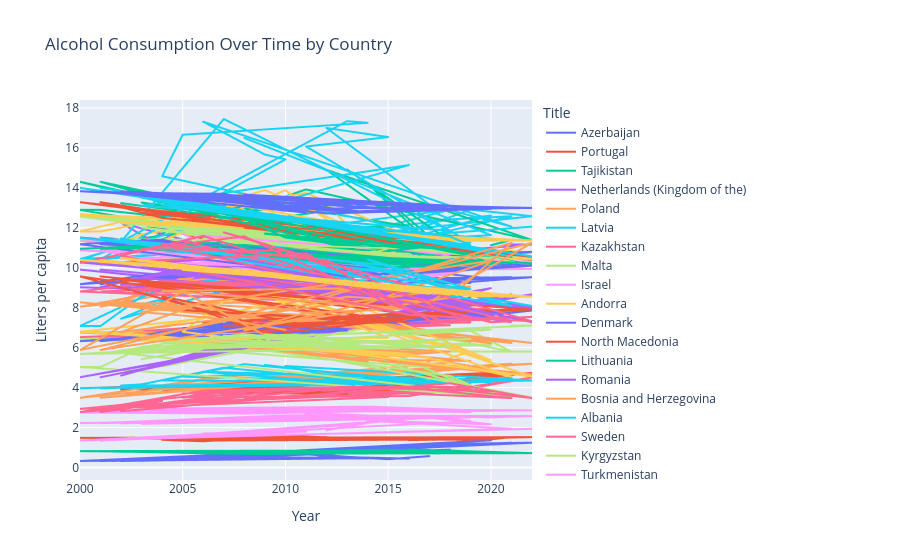

Write notebook code for a chart like this one.
### Code cell
fig = px.line(
    df1,
    x="Year",
    y="NumericValue",
    color="Title",
    title="Alcohol Consumption Over Time by Country",
    labels={"NumericValue": "Liters per capita"}
)

fig.show()

### Figure 1 — Plotly figure (JSON) as saved in the notebook; plotly's stock layout.template omitted (floating-point values rounded to 4 significant figures)
{"data": [{"hovertemplate": "Title=Azerbaijan<br>Year=%{x}<br>Liters per capita=%{y}<extra></extra>", "legendgroup": "Azerbaijan", "line": {"color": "#636efa", "dash": "solid"}, "marker": {"symbol": "circle"}, "mode": "lines", "name": "Azerbaijan", "showlegend": true, "type": "scattergl", "x": [2008, 2018, 2002, 2004, 2005, 2009, 2020, 2001, 2013, 2000, 2019, 2022, 2006, 2014, 2011, 2012, 2016, 2007, 2021, 2003, 2010, 2015, 2017], "xaxis": "x", "y": [0.568, 0.8967, 0.3304, 0.3606, 0.4185, 0.7149, 1.363, 0.3297, 0.4633, 0.3297, 1.2, 1.247, 0.4791, 0.46, 0.6967, 0.5433, 0.45, 0.5435, 1.247, 0.3401, 0.72, 0.42, 0.5733], "yaxis": "y"}, {"hovertemplate": "Title=Portugal<br>Year=%{x}<br>Liters per capita=%{y}<extra></extra>", "legendgroup": "Portugal", "line": {"color": "#EF553B", "dash": "solid"}, "marker": {"symbol": "circle"}, "mode": "lines", "name": "Portugal", "showlegend": true, "type": "scattergl", "x": [2012, 2018, 2000, 2009, 2015, 2007, 2022, 2008, 2014, 2019, 2021, 2006, 2016, 2002, 2013, 2001, 2004, 2003, 2011, 2010, 2005, 2020, 2017], "xaxis": "x", "y": [10.04, 10.55, 12.63, 11.41, 10.05, 11.61, 10.39, 11.51, 10.02, 9.948, 10.39, 11.78, 10.15, 12.45, 9.83, 12.63, 12.15, 12.33, 10.62, 11.2, 12.02, 10.03, 10.15], "yaxis": "y"}, {"hovertemplate": "Title=Tajikistan<br>Year=%{x}<br>Liters per capita=%{y}<extra></extra>", "legendgroup": "Tajikistan", "line": {"color": "#00cc96", "dash": "solid"}, "marker": {"symbol": "circle"}, "mode": "lines", "name": "Tajikistan", "showlegend": true, "type": "scattergl", "x": [2020, 2014, 2000, 2011, 2002, 2001, 2007, 2022, 2016, 2017, 2003, 2006, 2015, 2021, 2005, 2012, 2009, 2008, 2013, 2010, 2004, 2018, 2019], "xaxis": "x", "y": [0.7605, 0.8516, 0.8238, 0.7113, 0.7951, 0.8238, 0.6962, 0.7224, 0.9045, 0.8813, 0.7812, 0.7366, 0.8926, 0.7224, 0.7492, 0.7391, 0.6779, 0.6877, 0.7952, 0.7011, 0.7565, 0.8558, 0.809], "yaxis": "y"}, {"hovertemplate": "Title=Netherlands (Kingdom of the)<br>Year=%{x}<br>Liters per capita=%{y}<extra></extra>", "legendgroup": "Netherlands (Kingdom of the)", "line": {"color": "#ab63fa", "dash": "solid"}, "marker": {"symbol": "circle"}, "mode": "lines", "name": "Netherlands (Kingdom of the)", "showlegend": true, "type": "scattergl", "x": [2008, 2005, 2020, 2019, 2007, 2014, 2012, 2015, 2000, 2016, 2004, 2018, 2017, 2009, 2013, 2006, 2003, 2011, 2021, 2010, 2002, 2022, 2001], "xaxis": "x", "y": [9.35, 9.547, 8.067, 8.127, 9.497, 8.417, 8.883, 8.313, 9.907, 8.277, 9.52, 8.287, 8.293, 9.23, 8.673, 9.497, 9.6, 9.047, 8.083, 9.067, 9.687, 8.083, 9.907], "yaxis": "y"}, {"hovertemplate": "Title=Poland<br>Year=%{x}<br>Liters per capita=%{y}<extra></extra>", "legendgroup": "Poland", "line": {"color": "#FFA15A", "dash": "solid"}, "marker": {"symbol": "circle"}, "mode": "lines", "name": "Poland", "showlegend": true, "type": "scattergl", "x": [2022, 2010, 2014, 2012, 2019, 2008, 2001, 2013, 2009, 2017, 2005, 2006, 2021, 2020, 2015, 2003, 2018, 2016, 2007, 2004, 2002, 2000, 2011], "xaxis": "x", "y": [10.76, 10.15, 10.58, 10.42, 10.83, 10.43, 8.05, 10.49, 10.33, 10.56, 9.323, 9.713, 10.76, 10.92, 10.46, 8.757, 10.74, 10.5, 10.29, 9.103, 8.267, 8.05, 10.17], "yaxis": "y"}, {"hovertemplate": "Title=Latvia<br>Year=%{x}<br>Liters per capita=%{y}<extra></extra>", "legendgroup": "Latvia", "line": {"color": "#19d3f3", "dash": "solid"}, "marker": {"symbol": "circle"}, "mode": "lines", "name": "Latvia", "showlegend": true, "type": "scattergl", "x": [2005, 2015, 2017, 2021, 2010, 2003, 2016, 2007, 2018, 2009, 2002, 2012, 2019, 2022, 2006, 2001, 2000, 2004, 2013, 2014, 2011, 2020, 2008], "xaxis": "x", "y": [9.71, 10.9, 12.37, 12.58, 9.93, 8.163, 11.57, 11.46, 12.9, 10.51, 7.453, 10.25, 12.91, 12.58, 10.81, 7.083, 7.083, 8.987, 10.41, 10.61, 10.05, 12.61, 11.27], "yaxis": "y"}, {"hovertemplate": "Title=Kazakhstan<br>Year=%{x}<br>Liters per capita=%{y}<extra></extra>", "legendgroup": "Kazakhstan", "line": {"color": "#FF6692", "dash": "solid"}, "marker": {"symbol": "circle"}, "mode": "lines", "name": "Kazakhstan", "showlegend": true, "type": "scattergl", "x": [2021, 2005, 2006, 2020, 2003, 2012, 2011, 2018, 2007, 2017, 2008, 2014, 2016, 2022, 2019, 2009, 2010, 2013, 2000, 2004, 2002, 2001, 2015], "xaxis": "x", "y": [4.503, 3.501, 3.718, 3.887, 3.161, 3.593, 3.64, 3.907, 3.671, 3.857, 3.487, 3.57, 3.58, 4.503, 3.97, 3.467, 3.46, 3.67, 2.938, 3.337, 3.031, 2.938, 3.533], "yaxis": "y"}, {"hovertemplate": "Title=Malta<br>Year=%{x}<br>Liters per capita=%{y}<extra></extra>", "legendgroup": "Malta", "line": {"color": "#B6E880", "dash": "solid"}, "marker": {"symbol": "circle"}, "mode": "lines", "name": "Malta", "showlegend": true, "type": "scattergl", "x": [2016, 2010, 2020, 2002, 2011, 2005, 2008, 2013, 2009, 2001, 2007, 2015, 2003, 2017, 2000, 2014, 2021, 2019, 2012, 2018, 2004, 2006, 2022], "xaxis": "x", "y": [7.77, 6.488, 6.128, 5.857, 6.691, 5.332, 6.44, 7.126, 6.371, 6.415, 6.229, 7.47, 5.426, 7.879, 6.415, 7.255, 5.802, 6.845, 7.005, 7.77, 5.066, 5.831, 5.802], "yaxis": "y"}, {"hovertemplate": "Title=Israel<br>Year=%{x}<br>Liters per capita=%{y}<extra></extra>", "legendgroup": "Israel", "line": {"color": "#FF97FF", "dash": "solid"}, "marker": {"symbol": "circle"}, "mode": "lines", "name": "Israel", "showlegend": true, "type": "scattergl", "x": [2003, 2019, 2017, 2001, 2010, 2021, 2022, 2020, 2018, 2000, 2015, 2011, 2014, 2006, 2009, 2007, 2005, 2004, 2012, 2016, 2002, 2013, 2008], "xaxis": "x", "y": [2.191, 2.508, 2.557, 2.226, 2.612, 2.579, 2.579, 2.513, 2.567, 2.226, 2.482, 2.669, 2.554, 2.301, 2.555, 2.356, 2.239, 2.222, 2.693, 2.518, 2.214, 2.626, 2.466], "yaxis": "y"}, {"hovertemplate": "Title=Andorra<br>Year=%{x}<br>Liters per capita=%{y}<extra></extra>", "legendgroup": "Andorra", "line": {"color": "#FECB52", "dash": "solid"}, "marker": {"symbol": "circle"}, "mode": "lines", "name": "Andorra", "showlegend": true, "type": "scattergl", "x": [2021, 2002, 2011, 2004, 2017, 2014, 2000, 2005, 2019, 2008, 2015, 2003, 2010, 2022, 2006, 2018, 2013, 2001, 2009, 2012, 2007, 2016, 2020], "xaxis": "x", "y": [10.43, 12.5, 10.54, 12.29, 11.2, 10.39, 12.68, 12.37, 10.53, 11.54, 10.79, 12.22, 10.83, 10.43, 12.28, 11.11, 10.14, 12.68, 11.1, 10.36, 11.94, 11.25, 10.37], "yaxis": "y"}, {"hovertemplate": "Title=Denmark<br>Year=%{x}<br>Liters per capita=%{y}<extra></extra>", "legendgroup": "Denmark", "line": {"color": "#636efa", "dash": "solid"}, "marker": {"symbol": "circle"}, "mode": "lines", "name": "Denmark", "showlegend": true, "type": "scattergl", "x": [2012, 2017, 2020, 2001, 2005, 2003, 2002, 2010, 2008, 2007, 2011, 2015, 2021, 2014, 2019, 2009, 2000, 2006, 2004, 2016, 2022, 2018, 2013], "xaxis": "x", "y": [9.637, 9.33, 9.457, 11.51, 11.12, 11.35, 11.46, 10.21, 10.53, 10.82, 9.917, 9.45, 9.527, 9.427, 9.233, 10.3, 11.51, 11.02, 11.32, 9.357, 9.527, 9.217, 9.353], "yaxis": "y"}, {"hovertemplate": "Title=North Macedonia<br>Year=%{x}<br>Liters per capita=%{y}<extra></extra>", "legendgroup": "North Macedonia", "line": {"color": "#EF553B", "dash": "solid"}, "marker": {"symbol": "circle"}, "mode": "lines", "name": "North Macedonia", "showlegend": true, "type": "scattergl", "x": [2001, 2019, 2007, 2004, 2016, 2000, 2015, 2011, 2018, 2006, 2014, 2022, 2003, 2020, 2002, 2005, 2010, 2012, 2009, 2017, 2021, 2008, 2013], "xaxis": "x", "y": [3.968, 4.385, 4.005, 3.894, 4.432, 3.968, 4.48, 3.715, 4.04, 3.942, 3.923, 4.735, 3.919, 4.741, 3.917, 3.905, 3.704, 3.712, 3.806, 4.207, 4.735, 3.899, 3.698], "yaxis": "y"}, {"hovertemplate": "Title=Lithuania<br>Year=%{x}<br>Liters per capita=%{y}<extra></extra>", "legendgroup": "Lithuania", "line": {"color": "#00cc96", "dash": "solid"}, "marker": {"symbol": "circle"}, "mode": "lines", "name": "Lithuania", "showlegend": true, "type": "scattergl", "x": [2013, 2019, 2002, 2008, 2010, 2004, 2016, 2007, 2009, 2006, 2018, 2014, 2017, 2012, 2022, 2011, 2001, 2000, 2003, 2015, 2005, 2021, 2020], "xaxis": "x", "y": [14.91, 10.62, 10.83, 13.49, 13.24, 11.93, 12.06, 13.61, 12.9, 13.17, 10.68, 14.22, 11.25, 14.9, 11.38, 13.92, 10.36, 10.36, 11.46, 13.32, 12.61, 11.38, 11.13], "yaxis": "y"}, {"hovertemplate": "Title=Romania<br>Year=%{x}<br>Liters per capita=%{y}<extra></extra>", "legendgroup": "Romania", "line": {"color": "#ab63fa", "dash": "solid"}, "marker": {"symbol": "circle"}, "mode": "lines", "name": "Romania", "showlegend": true, "type": "scattergl", "x": [2001, 2009, 2020, 2015, 2016, 2008, 2003, 2018, 2011, 2002, 2005, 2000, 2007, 2019, 2021, 2022, 2010, 2012, 2017, 2013, 2006, 2014, 2004], "xaxis": "x", "y": [11.4, 11.14, 10.97, 9.54, 9.773, 11.49, 12.15, 10.71, 9.76, 12.24, 10.44, 11.4, 11.13, 10.77, 11.16, 11.16, 10.2, 9.647, 10.28, 9.62, 10.21, 9.557, 10.98], "yaxis": "y"}, {"hovertemplate": "Title=Bosnia and Herzegovina<br>Year=%{x}<br>Liters per capita=%{y}<extra></extra>", "legendgroup": "Bosnia and Herzegovina", "line": {"color": "#FFA15A", "dash": "solid"}, "marker": {"symbol": "circle"}, "mode": "lines", "name": "Bosnia and Herzegovina", "showlegend": true, "type": "scattergl", "x": [2003, 2021, 2005, 2011, 2007, 2000, 2004, 2022, 2009, 2010, 2016, 2018, 2019, 2015, 2002, 2006, 2008, 2013, 2001, 2020, 2012, 2014, 2017], "xaxis": "x", "y": [3.701, 5.197, 4.136, 4.645, 4.591, 3.493, 3.913, 5.197, 4.578, 4.552, 5.092, 5.262, 5.083, 4.836, 3.579, 4.398, 4.63, 4.658, 3.493, 5.05, 4.685, 4.656, 5.278], "yaxis": "y"}, {"hovertemplate": "Title=Albania<br>Year=%{x}<br>Liters per capita=%{y}<extra></extra>", "legendgroup": "Albania", "line": {"color": "#19d3f3", "dash": "solid"}, "marker": {"symbol": "circle"}, "mode": "lines", "name": "Albania", "showlegend": true, "type": "scattergl", "x": [2009, 2016, 2000, 2017, 2008, 2004, 2020, 2018, 2012, 2011, 2005, 2019, 2002, 2003, 2007, 2015, 2021, 2006, 2014, 2010, 2022, 2001, 2013], "xaxis": "x", "y": [5.134, 4.305, 3.977, 4.316, 5.175, 4.362, 4.275, 4.338, 4.478, 4.716, 4.55, 4.217, 4.106, 4.166, 4.997, 4.206, 4.356, 4.796, 4.151, 5.083, 4.356, 3.977, 4.138], "yaxis": "y"}, {"hovertemplate": "Title=Sweden<br>Year=%{x}<br>Liters per capita=%{y}<extra></extra>", "legendgroup": "Sweden", "line": {"color": "#FF6692", "dash": "solid"}, "marker": {"symbol": "circle"}, "mode": "lines", "name": "Sweden", "showlegend": true, "type": "scattergl", "x": [2000, 2015, 2021, 2009, 2014, 2001, 2012, 2007, 2003, 2016, 2004, 2005, 2008, 2019, 2011, 2020, 2013, 2017, 2002, 2010, 2018, 2006, 2022], "xaxis": "x", "y": [6.527, 7.16, 7.543, 7.237, 7.217, 6.527, 7.287, 6.937, 6.757, 7.107, 6.64, 6.617, 7.103, 7.263, 7.307, 7.4, 7.25, 7.127, 6.753, 7.333, 7.123, 6.773, 7.543], "yaxis": "y"}, {"hovertemplate": "Title=Kyrgyzstan<br>Year=%{x}<br>Liters per capita=%{y}<extra></extra>", "legendgroup": "Kyrgyzstan", "line": {"color": "#B6E880", "dash": "solid"}, "marker": {"symbol": "circle"}, "mode": "lines", "name": "Kyrgyzstan", "showlegend": true, "type": "scattergl", "x": [2003, 2001, 2000, 2021, 2012, 2011, 2013, 2005, 2008, 2004, 2017, 2015, 2006, 2009, 2016, 2019, 2022, 2010, 2014, 2002, 2020, 2018, 2007], "xaxis": "x", "y": [5.98, 5.037, 5.037, 3.503, 6.047, 6.013, 6.153, 6.133, 5.927, 6.06, 5.013, 5.753, 6.167, 5.873, 5.323, 4.02, 3.503, 5.837, 5.973, 5.74, 3.667, 4.587, 6.147], "yaxis": "y"}, {"hovertemplate": "Title=Turkmenistan<br>Year=%{x}<br>Liters per capita=%{y}<extra></extra>", "legendgroup": "Turkmenistan", "line": {"color": "#FF97FF", "dash": "solid"}, "marker": {"symbol": "circle"}, "mode": "lines", "name": "Turkmenistan", "showlegend": true, "type": "scattergl", "x": [2001, 2002, 2016, 2009, 2013, 2015, 2012, 2003, 2011, 2018, 2021, 2006, 2019, 2005, 2022, 2017, 2008, 2000, 2020, 2014, 2004, 2010, 2007], "xaxis": "x", "y": [2.756, 2.822, 2.978, 2.703, 3.004, 3.021, 2.93, 2.885, 2.832, 2.817, 2.861, 2.914, 2.781, 2.966, 2.861, 2.877, 2.702, 2.756, 2.835, 3.05, 2.952, 2.742, 2.813], "yaxis": "y"}, {"hovertemplate": "Title=Belarus<br>Year=%{x}<br>Liters per capita=%{y}<extra></extra>", "legendgroup": "Belarus", "line": {"color": "#FECB52", "dash": "solid"}, "marker": {"symbol": "circle"}, "mode": "lines", "name": "Belarus", "showlegend": true, "type": "scattergl", "x": [2017, 2014, 2018, 2009, 2007, 2013, 2012, 2003, 2002, 2021, 2015, 2004, 2010, 2016, 2020, 2006, 2008, 2000, 2001, 2011, 2019, 2005, 2022], "xaxis": "x", "y": [9.6, 10.93, 9.873, 13.89, 13.26, 12.15, 13.17, 11.68, 11.23, 10.77, 10.0, 11.35, 13.88, 9.507, 10.62, 12.15, 13.72, 11.82, 11.82, 13.75, 10.25, 11.69, 10.77], "yaxis": "y"}, {"hovertemplate": "Title=Bulgaria<br>Year=%{x}<br>Liters per capita=%{y}<extra></extra>", "legendgroup": "Bulgaria", "line": {"color": "#636efa", "dash": "solid"}, "marker": {"symbol": "circle"}, "mode": "lines", "name": "Bulgaria", "showlegend": true, "type": "scattergl", "x": [2005, 2010, 2016, 2012, 2007, 2004, 2021, 2014, 2020, 2003, 2018, 2019, 2015, 2009, 2022, 2000, 2008, 2001, 2002, 2017, 2011, 2006, 2013], "xaxis": "x", "y": [9.795, 10.25, 10.59, 10.52, 10.28, 9.643, 10.8, 10.2, 10.68, 9.521, 10.86, 10.73, 10.3, 10.25, 10.8, 9.174, 10.3, 9.174, 9.358, 10.85, 10.41, 9.975, 10.32], "yaxis": "y"}, {"hovertemplate": "Title=Türkiye<br>Year=%{x}<br>Liters per capita=%{y}<extra></extra>", "legendgroup": "Türkiye", "line": {"color": "#EF553B", "dash": "solid"}, "marker": {"symbol": "circle"}, "mode": "lines", "name": "Türkiye", "showlegend": true, "type": "scattergl", "x": [2002, 2015, 2022, 2000, 2012, 2007, 2010, 2003, 2018, 2016, 2017, 2013, 2019, 2009, 2006, 2004, 2005, 2020, 2021, 2008, 2001, 2011, 2014], "xaxis": "x", "y": [1.462, 1.397, 1.523, 1.486, 1.523, 1.373, 1.537, 1.446, 1.407, 1.377, 1.41, 1.493, 1.387, 1.507, 1.317, 1.39, 1.35, 1.413, 1.523, 1.437, 1.486, 1.557, 1.43], "yaxis": "y"}, {"hovertemplate": "Title=Hungary<br>Year=%{x}<br>Liters per capita=%{y}<extra></extra>", "legendgroup": "Hungary", "line": {"color": "#00cc96", "dash": "solid"}, "marker": {"symbol": "circle"}, "mode": "lines", "name": "Hungary", "showlegend": true, "type": "scattergl", "x": [2002, 2017, 2004, 2009, 2013, 2019, 2005, 2022, 2003, 2012, 2018, 2001, 2000, 2011, 2015, 2014, 2008, 2007, 2010, 2016, 2021, 2006, 2020], "xaxis": "x", "y": [13.23, 11.18, 13.15, 11.3, 10.92, 10.89, 13.15, 10.55, 13.26, 11.06, 11.02, 12.9, 12.9, 11.04, 11.06, 10.86, 11.91, 12.49, 11.17, 11.02, 10.55, 12.9, 10.58], "yaxis": "y"}, {"hovertemplate": "Title=Georgia<br>Year=%{x}<br>Liters per capita=%{y}<extra></extra>", "legendgroup": "Georgia", "line": {"color": "#ab63fa", "dash": "solid"}, "marker": {"symbol": "circle"}, "mode": "lines", "name": "Georgia", "showlegend": true, "type": "scattergl", "x": [2017, 2010, 2003, 2019, 2018, 2006, 2000, 2007, 2022, 2013, 2021, 2001, 2004, 2009, 2008, 2015, 2016, 2012, 2002, 2011, 2020, 2014, 2005], "xaxis": "x", "y": [7.265, 6.854, 4.882, 8.511, 7.858, 5.595, 4.521, 5.834, 8.667, 7.361, 8.667, 4.521, 5.139, 6.394, 5.961, 7.387, 7.18, 7.462, 4.604, 7.39, 8.977, 7.395, 5.367], "yaxis": "y"}, {"hovertemplate": "Title=Cyprus<br>Year=%{x}<br>Liters per capita=%{y}<extra></extra>", "legendgroup": "Cyprus", "line": {"color": "#FFA15A", "dash": "solid"}, "marker": {"symbol": "circle"}, "mode": "lines", "name": "Cyprus", "showlegend": true, "type": "scattergl", "x": [2008, 2020, 2004, 2014, 2002, 2009, 2017, 2012, 2005, 2011, 2010, 2001, 2021, 2022, 2015, 2019, 2003, 2000, 2018, 2013, 2007, 2006, 2016], "xaxis": "x", "y": [6.223, 4.874, 6.664, 5.31, 6.806, 6.161, 5.751, 5.65, 6.412, 5.897, 5.979, 6.758, 4.675, 4.675, 5.396, 5.333, 6.799, 6.758, 5.806, 5.448, 6.239, 6.184, 5.549], "yaxis": "y"}, {"hovertemplate": "Title=Estonia<br>Year=%{x}<br>Liters per capita=%{y}<extra></extra>", "legendgroup": "Estonia", "line": {"color": "#19d3f3", "dash": "solid"}, "marker": {"symbol": "circle"}, "mode": "lines", "name": "Estonia", "showlegend": true, "type": "scattergl", "x": [2022, 2001, 2010, 2009, 2006, 2021, 2017, 2012, 2015, 2011, 2019, 2004, 2005, 2014, 2013, 2002, 2007, 2018, 2003, 2016, 2000, 2020, 2008], "xaxis": "x", "y": [12.06, 10.43, 15.42, 15.66, 17.31, 12.06, 13.17, 16.99, 16.54, 16.07, 11.26, 14.58, 16.66, 17.25, 17.33, 11.3, 17.44, 11.85, 13.11, 15.14, 10.43, 11.63, 16.5], "yaxis": "y"}, {"hovertemplate": "Title=Armenia<br>Year=%{x}<br>Liters per capita=%{y}<extra></extra>", "legendgroup": "Armenia", "line": {"color": "#FF6692", "dash": "solid"}, "marker": {"symbol": "circle"}, "mode": "lines", "name": "Armenia", "showlegend": true, "type": "scattergl", "x": [2012, 2000, 2006, 2014, 2008, 2004, 2001, 2009, 2003, 2011, 2007, 2019, 2020, 2013, 2005, 2016, 2002, 2018, 2022, 2017, 2010, 2021, 2015], "xaxis": "x", "y": [3.913, 2.775, 3.85, 4.066, 3.852, 3.43, 2.775, 3.929, 3.069, 3.982, 3.844, 4.05, 3.828, 4.005, 3.707, 4.039, 2.824, 4.219, 3.479, 4.056, 3.97, 3.479, 4.091], "yaxis": "y"}, {"hovertemplate": "Title=Germany<br>Year=%{x}<br>Liters per capita=%{y}<extra></extra>", "legendgroup": "Germany", "line": {"color": "#B6E880", "dash": "solid"}, "marker": {"symbol": "circle"}, "mode": "lines", "name": "Germany", "showlegend": true, "type": "scattergl", "x": [2018, 2001, 2013, 2014, 2015, 2019, 2008, 2009, 2021, 2000, 2010, 2020, 2007, 2017, 2016, 2005, 2022, 2002, 2012, 2011, 2004, 2006, 2003], "xaxis": "x", "y": [11.0, 12.56, 11.3, 11.22, 11.21, 10.82, 11.35, 11.3, 10.53, 12.56, 11.24, 10.58, 11.53, 11.15, 11.15, 11.78, 10.53, 12.23, 11.28, 11.28, 11.83, 11.63, 12.02], "yaxis": "y"}, {"hovertemplate": "Title=Spain<br>Year=%{x}<br>Liters per capita=%{y}<extra></extra>", "legendgroup": "Spain", "line": {"color": "#FF97FF", "dash": "solid"}, "marker": {"symbol": "circle"}, "mode": "lines", "name": "Spain", "showlegend": true, "type": "scattergl", "x": [2004, 2012, 2017, 2013, 2001, 2008, 2007, 2003, 2006, 2018, 2010, 2005, 2009, 2002, 2020, 2022, 2000, 2014, 2021, 2011, 2019, 2015, 2016], "xaxis": "x", "y": [11.43, 8.637, 10.73, 8.337, 11.36, 10.43, 11.05, 10.93, 11.61, 10.66, 9.227, 11.7, 9.723, 11.17, 9.943, 10.28, 11.36, 8.947, 10.28, 8.763, 9.923, 9.723, 10.74], "yaxis": "y"}, {"hovertemplate": "Title=Austria<br>Year=%{x}<br>Liters per capita=%{y}<extra></extra>", "legendgroup": "Austria", "line": {"color": "#FECB52", "dash": "solid"}, "marker": {"symbol": "circle"}, "mode": "lines", "name": "Austria", "showlegend": true, "type": "scattergl", "x": [2002, 2005, 2008, 2003, 2022, 2016, 2012, 2013, 2001, 2021, 2019, 2014, 2006, 2000, 2011, 2017, 2020, 2015, 2018, 2004, 2010, 2007, 2009], "xaxis": "x", "y": [12.28, 12.3, 12.16, 12.21, 11.37, 11.33, 12.01, 12.07, 12.63, 11.37, 11.45, 11.71, 12.43, 12.63, 12.11, 11.41, 11.41, 11.55, 11.49, 12.22, 12.02, 12.39, 12.04], "yaxis": "y"}, {"hovertemplate": "Title=Iceland<br>Year=%{x}<br>Liters per capita=%{y}<extra></extra>", "legendgroup": "Iceland", "line": {"color": "#636efa", "dash": "solid"}, "marker": {"symbol": "circle"}, "mode": "lines", "name": "Iceland", "showlegend": true, "type": "scattergl", "x": [2015, 2000, 2011, 2021, 2003, 2004, 2017, 2020, 2009, 2006, 2013, 2012, 2002, 2016, 2007, 2010, 2018, 2001, 2008, 2019, 2022, 2005, 2014], "xaxis": "x", "y": [7.38, 6.327, 6.813, 7.86, 6.58, 6.743, 7.647, 7.683, 7.093, 7.25, 6.867, 6.813, 6.45, 7.623, 7.327, 6.96, 7.627, 6.327, 7.337, 7.52, 7.86, 6.98, 7.147], "yaxis": "y"}, {"hovertemplate": "Title=Luxembourg<br>Year=%{x}<br>Liters per capita=%{y}<extra></extra>", "legendgroup": "Luxembourg", "line": {"color": "#EF553B", "dash": "solid"}, "marker": {"symbol": "circle"}, "mode": "lines", "name": "Luxembourg", "showlegend": true, "type": "scattergl", "x": [2003, 2015, 2010, 2001, 2007, 2019, 2014, 2012, 2000, 2017, 2018, 2020, 2005, 2013, 2016, 2009, 2022, 2008, 2021, 2006, 2004, 2002, 2011], "xaxis": "x", "y": [12.76, 11.54, 11.84, 13.28, 12.18, 10.97, 11.53, 11.68, 13.28, 11.41, 11.28, 10.69, 12.41, 11.62, 11.46, 11.88, 10.55, 12.0, 10.55, 12.29, 12.49, 13.04, 11.79], "yaxis": "y"}, {"hovertemplate": "Title=Ireland<br>Year=%{x}<br>Liters per capita=%{y}<extra></extra>", "legendgroup": "Ireland", "line": {"color": "#00cc96", "dash": "solid"}, "marker": {"symbol": "circle"}, "mode": "lines", "name": "Ireland", "showlegend": true, "type": "scattergl", "x": [2008, 2001, 2007, 2017, 2014, 2006, 2010, 2021, 2022, 2004, 2005, 2002, 2011, 2013, 2000, 2015, 2012, 2018, 2009, 2016, 2003, 2019, 2020], "xaxis": "x", "y": [12.23, 14.3, 12.98, 11.07, 10.71, 13.36, 11.51, 10.15, 10.15, 13.46, 13.44, 14.05, 11.64, 10.98, 14.3, 10.91, 11.26, 10.94, 11.7, 10.96, 13.76, 10.61, 10.21], "yaxis": "y"}, {"hovertemplate": "Title=Finland<br>Year=%{x}<br>Liters per capita=%{y}<extra></extra>", "legendgroup": "Finland", "line": {"color": "#ab63fa", "dash": "solid"}, "marker": {"symbol": "circle"}, "mode": "lines", "name": "Finland", "showlegend": true, "type": "scattergl", "x": [2008, 2003, 2020, 2011, 2010, 2019, 2002, 2012, 2016, 2007, 2005, 2001, 2013, 2004, 2022, 2018, 2017, 2006, 2009, 2021, 2014, 2015, 2000], "xaxis": "x", "y": [10.22, 9.483, 8.16, 9.603, 9.83, 8.24, 9.167, 9.387, 8.437, 10.29, 10.0, 9.023, 9.033, 9.72, 7.98, 8.3, 8.39, 10.19, 9.98, 7.98, 8.777, 8.563, 9.023], "yaxis": "y"}, {"hovertemplate": "Title=Greece<br>Year=%{x}<br>Liters per capita=%{y}<extra></extra>", "legendgroup": "Greece", "line": {"color": "#FFA15A", "dash": "solid"}, "marker": {"symbol": "circle"}, "mode": "lines", "name": "Greece", "showlegend": true, "type": "scattergl", "x": [2006, 2008, 2014, 2022, 2004, 2020, 2017, 2000, 2016, 2011, 2019, 2013, 2010, 2005, 2015, 2012, 2001, 2018, 2007, 2021, 2002, 2003, 2009], "xaxis": "x", "y": [8.307, 8.457, 7.162, 6.236, 8.188, 6.221, 6.709, 8.269, 6.752, 7.625, 6.316, 7.414, 7.928, 8.219, 6.873, 7.554, 8.269, 6.658, 8.419, 6.236, 8.241, 8.217, 8.256], "yaxis": "y"}, {"hovertemplate": "Title=France<br>Year=%{x}<br>Liters per capita=%{y}<extra></extra>", "legendgroup": "France", "line": {"color": "#19d3f3", "dash": "solid"}, "marker": {"symbol": "circle"}, "mode": "lines", "name": "France", "showlegend": true, "type": "scattergl", "x": [2002, 2005, 2008, 2017, 2007, 2010, 2000, 2015, 2013, 2021, 2011, 2014, 2019, 2018, 2006, 2012, 2004, 2016, 2009, 2003, 2020, 2001, 2022], "xaxis": "x", "y": [13.84, 13.04, 12.65, 11.66, 12.83, 12.43, 14.0, 11.86, 11.95, 10.57, 12.31, 11.83, 11.13, 11.56, 12.96, 12.08, 13.15, 11.77, 12.47, 13.5, 10.8, 14.0, 10.57], "yaxis": "y"}, {"hovertemplate": "Title=Serbia<br>Year=%{x}<br>Liters per capita=%{y}<extra></extra>", "legendgroup": "Serbia", "line": {"color": "#FF6692", "dash": "solid"}, "marker": {"symbol": "circle"}, "mode": "lines", "name": "Serbia", "showlegend": true, "type": "scattergl", "x": [2022, 2005, 2019, 2000, 2004, 2012, 2010, 2001, 2021, 2003, 2011, 2017, 2018, 2015, 2007, 2013, 2008, 2014, 2002, 2009, 2016, 2006, 2020], "xaxis": "x", "y": [7.824, NaN, 8.001, 8.809, 9.326, 9.131, 9.207, 8.809, 7.824, 9.172, 9.202, 8.052, 8.119, 8.0, 9.761, 8.769, 9.578, 8.358, 8.887, 9.374, 7.953, 9.62, 7.856], "yaxis": "y"}, {"hovertemplate": "Title=Slovenia<br>Year=%{x}<br>Liters per capita=%{y}<extra></extra>", "legendgroup": "Slovenia", "line": {"color": "#B6E880", "dash": "solid"}, "marker": {"symbol": "circle"}, "mode": "lines", "name": "Slovenia", "showlegend": true, "type": "scattergl", "x": [2000, 2007, 2018, 2004, 2013, 2001, 2015, 2014, 2010, 2002, 2012, 2003, 2009, 2006, 2021, 2011, 2020, 2022, 2005, 2016, 2017, 2019, 2008], "xaxis": "x", "y": [11.42, 11.4, 10.4, 10.92, 10.5, 11.42, 10.97, 10.67, 10.53, 11.0, 10.4, 10.47, 10.67, 11.47, 10.1, 10.67, 10.5, 10.1, 11.13, 10.7, 10.2, 10.3, 10.87], "yaxis": "y"}, {"hovertemplate": "Title=Slovakia<br>Year=%{x}<br>Liters per capita=%{y}<extra></extra>", "legendgroup": "Slovakia", "line": {"color": "#FF97FF", "dash": "solid"}, "marker": {"symbol": "circle"}, "mode": "lines", "name": "Slovakia", "showlegend": true, "type": "scattergl", "x": [2012, 2019, 2005, 2006, 2002, 2022, 2017, 2011, 2004, 2001, 2009, 2013, 2014, 2007, 2010, 2015, 2000, 2020, 2018, 2008, 2021, 2016, 2003], "xaxis": "x", "y": [10.12, 10.17, 10.38, 10.57, 10.46, 9.943, 9.9, 10.21, 10.24, 10.87, 10.74, 10.12, 10.15, 10.76, 10.37, 10.15, 10.87, 10.06, 10.07, 10.89, 9.943, 9.963, 10.23], "yaxis": "y"}, {"hovertemplate": "Title=Ukraine<br>Year=%{x}<br>Liters per capita=%{y}<extra></extra>", "legendgroup": "Ukraine", "line": {"color": "#FECB52", "dash": "solid"}, "marker": {"symbol": "circle"}, "mode": "lines", "name": "Ukraine", "showlegend": true, "type": "scattergl", "x": [2006, 2000, 2016, 2021, 2010, 2011, 2022, 2005, 2007, 2012, 2002, 2001, 2017, 2003, 2004, 2015, 2009, 2014, 2013, 2020, 2008, 2019, 2018], "xaxis": "x", "y": [7.46, 6.796, 5.687, 4.552, 8.533, 8.397, 4.552, 6.795, 8.33, 8.713, 6.698, 6.796, 5.5, 6.411, 6.454, 6.493, 8.753, 7.49, 8.327, 5.37, 8.857, 5.783, 5.507], "yaxis": "y"}, {"hovertemplate": "Title=United Kingdom of Great Britain and Northern Ireland<br>Year=%{x}<br>Liters per capita=%{y}<extra></extra>", "legendgroup": "United Kingdom of Great Britain and Northern Ireland", "line": {"color": "#636efa", "dash": "solid"}, "marker": {"symbol": "circle"}, "mode": "lines", "name": "United Kingdom of Great Britain and Northern Ireland", "showlegend": true, "type": "scattergl", "x": [2012, 2000, 2004, 2011, 2010, 2013, 2017, 2021, 2015, 2022, 2001, 2005, 2020, 2016, 2008, 2006, 2018, 2007, 2009, 2014, 2002, 2019, 2003], "xaxis": "x", "y": [9.667, 11.18, 11.41, 9.877, 10.03, 9.537, 9.907, 10.11, 9.63, 10.11, 11.18, 11.3, 10.02, 9.773, 10.63, 11.14, 9.97, 10.92, 10.3, 9.543, 11.32, 9.953, 11.4], "yaxis": "y"}, {"hovertemplate": "Title=Italy<br>Year=%{x}<br>Liters per capita=%{y}<extra></extra>", "legendgroup": "Italy", "line": {"color": "#EF553B", "dash": "solid"}, "marker": {"symbol": "circle"}, "mode": "lines", "name": "Italy", "showlegend": true, "type": "scattergl", "x": [2012, 2007, 2015, 2005, 2016, 2000, 2010, 2019, 2003, 2014, 2008, 2021, 2006, 2022, 2002, 2017, 2013, 2009, 2004, 2011, 2020, 2018, 2001], "xaxis": "x", "y": [7.27, 7.093, 7.267, 7.88, 7.277, 9.567, 6.777, 7.817, 9.173, 7.353, 6.81, 7.91, 7.283, 7.91, 9.407, 7.567, 7.463, 6.73, 8.56, 7.137, 7.86, 7.827, 9.567], "yaxis": "y"}, {"hovertemplate": "Title=Croatia<br>Year=%{x}<br>Liters per capita=%{y}<extra></extra>", "legendgroup": "Croatia", "line": {"color": "#00cc96", "dash": "solid"}, "marker": {"symbol": "circle"}, "mode": "lines", "name": "Croatia", "showlegend": true, "type": "scattergl", "x": [2022, 2010, 2017, 2020, 2011, 2018, 2008, 2001, 2004, 2016, 2002, 2014, 2021, 2013, 2003, 2012, 2005, 2006, 2000, 2007, 2009, 2015, 2019], "xaxis": "x", "y": [10.22, 10.67, 10.03, 10.18, 10.59, 10.21, 11.14, 10.95, 10.98, 10.0, 11.03, 10.19, 10.22, 10.34, 11.0, 10.65, 11.0, 11.16, 10.95, 11.26, 10.8, 10.02, 10.16], "yaxis": "y"}, {"hovertemplate": "Title=Montenegro<br>Year=%{x}<br>Liters per capita=%{y}<extra></extra>", "legendgroup": "Montenegro", "line": {"color": "#ab63fa", "dash": "solid"}, "marker": {"symbol": "circle"}, "mode": "lines", "name": "Montenegro", "showlegend": true, "type": "scattergl", "x": [2001, 2016, 2003, 2000, 2018, 2012, 2013, 2007, 2022, 2005, 2006, 2004, 2011, 2014, 2020, 2008, 2010, 2009, 2019, 2015, 2017, 2021, 2002], "xaxis": "x", "y": [10.27, 8.215, 10.27, 10.27, 8.681, 9.613, 9.278, 10.62, 7.27, NaN, 10.42, 10.27, 9.576, 8.662, 7.617, 10.44, 9.596, 10.08, 8.103, 8.159, 8.506, 7.27, 10.27], "yaxis": "y"}, {"hovertemplate": "Title=Republic of Moldova<br>Year=%{x}<br>Liters per capita=%{y}<extra></extra>", "legendgroup": "Republic of Moldova", "line": {"color": "#FFA15A", "dash": "solid"}, "marker": {"symbol": "circle"}, "mode": "lines", "name": "Republic of Moldova", "showlegend": true, "type": "scattergl", "x": [2010, 2007, 2003, 2020, 2014, 2008, 2011, 2016, 2004, 2019, 2002, 2006, 2009, 2005, 2000, 2013, 2017, 2022, 2001, 2018, 2021, 2012, 2015], "xaxis": "x", "y": [6.893, 7.434, 7.782, 10.35, 8.23, 6.857, 7.751, 7.955, 8.842, 9.054, 6.783, 8.267, 6.624, 8.794, 5.885, 8.553, 8.282, 11.24, 5.885, 8.506, 11.24, 8.548, 7.872], "yaxis": "y"}, {"hovertemplate": "Title=Belgium<br>Year=%{x}<br>Liters per capita=%{y}<extra></extra>", "legendgroup": "Belgium", "line": {"color": "#19d3f3", "dash": "solid"}, "marker": {"symbol": "circle"}, "mode": "lines", "name": "Belgium", "showlegend": true, "type": "scattergl", "x": [2011, 2007, 2002, 2010, 2005, 2008, 2006, 2022, 2004, 2003, 2015, 2018, 2013, 2021, 2001, 2019, 2014, 2017, 2020, 2009, 2016, 2000, 2012], "xaxis": "x", "y": [10.17, 10.73, 11.44, 10.17, 11.03, 10.46, 10.9, 8.09, 11.18, 11.31, 10.12, 9.227, 10.33, 8.09, 11.49, 8.93, 10.42, 9.317, 8.546, 10.3, 9.697, 11.49, 10.19], "yaxis": "y"}, {"hovertemplate": "Title=Russian Federation<br>Year=%{x}<br>Liters per capita=%{y}<extra></extra>", "legendgroup": "Russian Federation", "line": {"color": "#FF6692", "dash": "solid"}, "marker": {"symbol": "circle"}, "mode": "lines", "name": "Russian Federation", "showlegend": true, "type": "scattergl", "x": [2000, 2005, 2021, 2020, 2004, 2012, 2019, 2018, 2015, 2008, 2003, 2010, 2013, 2009, 2007, 2022, 2016, 2002, 2006, 2014, 2017, 2011, 2001], "xaxis": "x", "y": [10.23, 11.34, 7.32, 7.273, 11.17, 10.37, 7.27, 7.24, 8.217, 11.57, 10.93, 10.85, 9.73, 11.19, 11.77, 7.32, 7.647, 10.61, 11.6, 8.897, 7.387, 10.72, 10.23], "yaxis": "y"}, {"hovertemplate": "Title=Norway<br>Year=%{x}<br>Liters per capita=%{y}<extra></extra>", "legendgroup": "Norway", "line": {"color": "#B6E880", "dash": "solid"}, "marker": {"symbol": "circle"}, "mode": "lines", "name": "Norway", "showlegend": true, "type": "scattergl", "x": [2021, 2022, 2010, 2017, 2003, 2019, 2002, 2001, 2005, 2016, 2000, 2020, 2006, 2015, 2004, 2008, 2014, 2018, 2009, 2012, 2011, 2013, 2007], "xaxis": "x", "y": [7.107, 7.107, 6.57, 6.017, 6.05, 6.433, 5.807, 5.683, 6.353, 6.0, 5.683, 6.907, 6.48, 6.02, 6.21, 6.677, 6.08, 6.023, 6.673, 6.287, 6.413, 6.16, 6.607], "yaxis": "y"}, {"hovertemplate": "Title=Uzbekistan<br>Year=%{x}<br>Liters per capita=%{y}<extra></extra>", "legendgroup": "Uzbekistan", "line": {"color": "#FF97FF", "dash": "solid"}, "marker": {"symbol": "circle"}, "mode": "lines", "name": "Uzbekistan", "showlegend": true, "type": "scattergl", "x": [2022, 2003, 2004, 2018, 2015, 2012, 2016, 2020, 2014, 2021, 2000, 2007, 2011, 2005, 2013, 2017, 2019, 2002, 2008, 2006, 2009, 2010, 2001], "xaxis": "x", "y": [1.942, 1.457, 1.522, 2.573, 2.497, 1.87, 2.6, 2.167, 2.343, 1.942, 1.353, 1.71, 1.803, 1.607, 2.13, 2.557, 2.327, 1.404, 1.727, 1.708, 1.7, 1.74, 1.353], "yaxis": "y"}, {"hovertemplate": "Title=Switzerland<br>Year=%{x}<br>Liters per capita=%{y}<extra></extra>", "legendgroup": "Switzerland", "line": {"color": "#FECB52", "dash": "solid"}, "marker": {"symbol": "circle"}, "mode": "lines", "name": "Switzerland", "showlegend": true, "type": "scattergl", "x": [2006, 2001, 2021, 2016, 2008, 2000, 2014, 2012, 2018, 2009, 2011, 2003, 2002, 2015, 2013, 2005, 2010, 2019, 2022, 2004, 2017, 2007, 2020], "xaxis": "x", "y": [9.833, 10.39, 8.547, 8.873, 9.887, 10.39, 9.157, 9.427, 8.653, 9.78, 9.527, 10.33, 10.5, 8.987, 9.26, 9.893, 9.633, 8.59, 8.547, 10.13, 8.697, 9.913, 8.63], "yaxis": "y"}, {"hovertemplate": "Title=Czechia<br>Year=%{x}<br>Liters per capita=%{y}<extra></extra>", "legendgroup": "Czechia", "line": {"color": "#636efa", "dash": "solid"}, "marker": {"symbol": "circle"}, "mode": "lines", "name": "Czechia", "showlegend": true, "type": "scattergl", "x": [2008, 2019, 2005, 2010, 2017, 2002, 2018, 2013, 2001, 2011, 2007, 2003, 2014, 2006, 2020, 2012, 2004, 2000, 2016, 2009, 2022, 2015, 2021], "xaxis": "x", "y": [13.66, 13.05, 13.58, 12.95, 13.01, 13.82, 13.07, 12.79, 13.83, 12.76, 13.7, 13.74, 12.78, 13.71, 12.95, 12.72, 13.69, 13.83, 12.92, 13.29, 12.99, 12.92, 12.99], "yaxis": "y"}], "layout": {"legend": {"title": {"text": "Title"}, "tracegroupgap": 0}, "title": {"text": "Alcohol Consumption Over Time by Country"}, "xaxis": {"anchor": "y", "domain": [0, 1], "title": {"text": "Year"}}, "yaxis": {"anchor": "x", "domain": [0, 1], "title": {"text": "Liters per capita"}}}}
